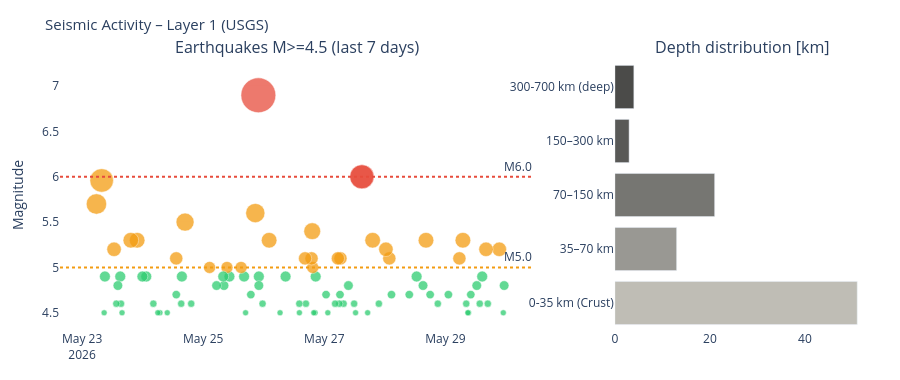

Notebook cell for this chart:
### Markdown cell above
---
## 4. Visualizations

### Code cell
# ============================================================
# SEISMICS – Magnitude time series + depth distribution
# ============================================================

if df_seis is not None:
    fig = make_subplots(
        rows=1, cols=2,
        subplot_titles=['Earthquakes M>=4.5 (last 7 days)', 'Depth distribution [km]'],
        column_widths=[0.65, 0.35]
    )

    # Color scale by magnitude
    mag_colors = ['#2ecc71' if m < 5 else '#f39c12' if m < 6 else '#e74c3c'
                  for m in df_seis['mag']]
    sizes = [max(6, (m - 4) * 12) for m in df_seis['mag']]

    fig.add_trace(go.Scatter(
        x=df_seis['time'], y=df_seis['mag'],
        mode='markers',
        marker=dict(color=mag_colors, size=sizes, opacity=0.75,
                    line=dict(color='white', width=0.5)),
        text=df_seis['place'],
        hovertemplate='%{text}<br>M%{y:.1f}<br>%{x}<extra></extra>',
        name='Earthquakes'
    ), row=1, col=1)

    fig.add_hline(y=6.0, line_dash='dot', line_color='#e74c3c',
                  annotation_text='M6.0', row=1, col=1)
    fig.add_hline(y=5.0, line_dash='dot', line_color='#f39c12',
                  annotation_text='M5.0', row=1, col=1)

    # Depth distribution
    depth_bins = pd.cut(df_seis['depth'],
                        bins=[0, 35, 70, 150, 300, 700],
                        labels=['0-35 km\n(Crust)', '35–70 km',
                                '70–150 km', '150–300 km', '300-700 km\n(deep)'])
    depth_counts = depth_bins.value_counts().sort_index()
    depth_colors = ['#B4B2A9', '#888780', '#5F5E5A', '#3d3d3a', '#2C2C2A']

    fig.add_trace(go.Bar(
        x=depth_counts.values,
        y=depth_counts.index.astype(str),
        orientation='h',
        marker_color=depth_colors[:len(depth_counts)],
        opacity=0.85,
        name='Depth'
    ), row=1, col=2)

    fig.update_layout(
        title=dict(text='Seismic Activity – Layer 1 (USGS)', font=dict(size=15)),
        height=380, showlegend=False,
        plot_bgcolor='rgba(0,0,0,0)', paper_bgcolor='rgba(0,0,0,0)',
        margin=dict(l=60, r=30, t=60, b=50)
    )
    fig.update_yaxes(title_text='Magnitude', row=1, col=1)
    fig.show()
else:
    print('Seismic data unavailable.')

### Figure 1 — Plotly figure (JSON) as saved in the notebook; plotly's stock layout.template omitted (floating-point values rounded to 4 significant figures)
{"data": [{"hovertemplate": "%{text}<br>M%{y:.1f}<br>%{x}<extra></extra>", "marker": {"color": ["#2ecc71", "#2ecc71", "#f39c12", "#2ecc71", "#f39c12", "#2ecc71", "#2ecc71", "#2ecc71", "#2ecc71", "#2ecc71", "#2ecc71", "#2ecc71", "#f39c12", "#f39c12", "#2ecc71", "#2ecc71", "#2ecc71", "#f39c12", "#2ecc71", "#2ecc71", "#2ecc71", "#2ecc71", "#f39c12", "#f39c12", "#2ecc71", "#f39c12", "#2ecc71", "#e74c3c", "#e74c3c", "#2ecc71", "#2ecc71", "#2ecc71", "#2ecc71", "#f39c12", "#2ecc71", "#2ecc71", "#f39c12", "#2ecc71", "#2ecc71", "#2ecc71", "#2ecc71", "#2ecc71", "#2ecc71", "#f39c12", "#f39c12", "#f39c12", "#2ecc71", "#f39c12", "#2ecc71", "#2ecc71", "#2ecc71", "#2ecc71", "#f39c12", "#2ecc71", "#2ecc71", "#2ecc71", "#e74c3c", "#f39c12", "#2ecc71", "#2ecc71", "#2ecc71", "#f39c12", "#2ecc71", "#f39c12", "#2ecc71", "#2ecc71", "#2ecc71", "#f39c12", "#2ecc71", "#f39c12", "#2ecc71", "#2ecc71", "#2ecc71", "#f39c12", "#2ecc71", "#2ecc71", "#2ecc71", "#2ecc71", "#2ecc71", "#2ecc71", "#f39c12", "#f39c12", "#2ecc71", "#2ecc71", "#2ecc71", "#2ecc71", "#2ecc71", "#f39c12", "#2ecc71", "#2ecc71", "#f39c12", "#f39c12"], "line": {"color": "white", "width": 0.5}, "opacity": 0.75, "size": [9.6, 6, 14.4, 7.2, 14.4, 10.8, 7.2, 9.6, 8.4, 6, 6, 7.2, 15.6, 13.2, 8.4, 7.2, 8.4, 15.6, 9.6, 10.8, 8.4, 8.4, 13.2, 14.4, 7.2, 15.6, 6, 24.0, 24.0, 6, 7.2, 9.6, 7.2, 13.2, 8.4, 7.2, 13.2, 7.2, 6, 8.4, 10.8, 6, 6, 12.0, 16.8, 13.2, 7.2, 13.2, 6, 7.2, 10.8, 6, 15.6, 7.2, 10.8, 9.6, 34.8, 19.2, 8.4, 6, 10.8, 12.0, 10.8, 12.0, 9.6, 10.8, 9.6, 12.0, 7.2, 18.0, 10.8, 7.2, 8.4, 13.2, 6, 6, 6, 7.2, 10.8, 10.8, 15.6, 15.6, 6, 7.2, 10.8, 9.6, 7.2, 14.4, 10.8, 6, 23.52, 20.4]}, "mode": "markers", "name": "Earthquakes", "text": ["116 km SSE of Lorengau, Papua New Guinea", "46 km ESE of Witherlea, New Zealand", "central Mid-Atlantic Ridge", "south of the Fiji Islands", "250 km ESE of Severo-Kuril’sk, Russia", "56 km NNW of Kendari, Indonesia", "101 km E of Shikotan, Russia", "13 km NNE of Palpacachi, Peru", "122 km ESE of Bitung, Indonesia", "70 km ENE of San Fernando, Peru", "108 km NNW of Bukittinggi, Indonesia", "24 km NNW of Kazarman, Kyrgyzstan", "106 km SW of Turpan, China", "86 km S of Pacocha, Peru", "73 km SE of Sinabang, Indonesia", "31 km S of Cilacap, Indonesia", "154 km SW of Merizo Village, Guam", "Revilla Gigedo Islands region", "South Sandwich Islands region", "133 km SW of Tual, Indonesia", "124 km WSW of Isangel, Vanuatu", "242 km NNW of Qamdo, China", "68 km SSE of Soe, Indonesia", "49 km ESE of Adak, Alaska", "South Sandwich Islands region", "280 km WNW of Neiafu, Tonga", "49 km NW of Tamarindo, Costa Rica", "western Indian-Antarctic Ridge", "western Indian-Antarctic Ridge", "38 km W of Ollagüe, Chile", "Izu Islands, Japan region", "58 km N of Finschhafen, Papua New Guinea", "84 km SSE of Hiroo, Japan", "131 km SE of Bitung, Indonesia", "199 km E of Ozernovskiy, Russia", "Rat Islands, Aleutian Islands, Alaska", "26 km NE of Calama, Chile", "66 km W of Ovalle, Chile", "Fiji region", "98 km SSW of Calama, Chile", "212 km ENE of Levuka, Fiji", "31 km SE of Ōfunato, Japan", "59 km SW of Langsa, Indonesia", "152 km SSW of Hihifo, Tonga", "180 km NE of Neiafu, Tonga", "Owen Fracture Zone region", "59 km E of Huara, Chile", "Pacific-Antarctic Ridge", "46 km ENE of Mawlaik, Burma (Myanmar)", "12 km NE of Malakwal City, Pakistan", "66 km SW of Gambiran Satu, Indonesia", "15 km SSE of Ekibastuz, Kazakhstan", "Kermadec Islands region", "75 km ENE of Petropavlovsk-Kamchatsky, Russia", "177 km WSW of Nabire, Indonesia", "10 km E of Calama, Chile", "29 km ENE of Calama, Chile", "113 km ESE of Bitung, Indonesia", "69 km NW of Port-Vila, Vanuatu", "100 km NE of Manokwari, Indonesia", "South Sandwich Islands region", "104 km ESE of Kokopo, Papua New Guinea", "224 km NE of Lospalos, Timor Leste", "south of Africa", "50 km ENE of Noda, Japan", "80 km SSE of Soe, Indonesia", "175 km SW of Nikolski, Alaska", "54 km E of Santa Maria, Philippines", "southeast Indian Ridge", "10 km ENE of Cortes, Philippines", "111 km ESE of Bitung, Indonesia", "35 km ESE of Inarajan Village, Guam", "250 km SW of Houma, Tonga", "33 km ENE of La Paz, Philippines", "162 km SW of Nikolski, Alaska", "64 km E of Nemuro, Japan", "Banda Sea", "64 km WNW of Corral, Chile", "22 km SSE of Saimbeyli, Turkey", "141 km SSW of Gataivai, Samoa", "168 km SW of Nikolski, Alaska", "southeast of Easter Island", "Fiji region", "106 km ESE of Hicks Bay, New Zealand", "64 km SSE of Isangel, Vanuatu", "73 km WSW of Tobelo, Indonesia", "33 km WNW of Fry, Greece", "100 km SSE of Bengkulu, Indonesia", "70 km SW of Nikolski, Alaska", "73 km ESE of Sucúa, Ecuador", "13 km S of Honaunau-Napoopoo, Hawaii", "southeast Indian Ridge"], "type": "scatter", "x": ["2026-05-29T23:17:03.497", "2026-05-29T22:56:30.843", "2026-05-29T21:21:44.016", "2026-05-29T16:47:49.386", "2026-05-29T16:05:58.630", "2026-05-29T14:34:43.967", "2026-05-29T13:37:13.312", "2026-05-29T12:25:53.648", "2026-05-29T10:04:04.832", "2026-05-29T09:08:47.514", "2026-05-29T08:54:14.809", "2026-05-29T08:15:11.417", "2026-05-29T06:55:52.924", "2026-05-29T05:32:39.548", "2026-05-29T01:10:59.180", "2026-05-28T20:59:11.905", "2026-05-28T17:57:19.445", "2026-05-28T16:18:09.965", "2026-05-28T15:07:48.099", "2026-05-28T12:35:40.163", "2026-05-28T09:41:10.963", "2026-05-28T02:37:50.460", "2026-05-28T01:46:18.726", "2026-05-28T00:25:21.947", "2026-05-27T21:37:38.918", "2026-05-27T19:09:53.651", "2026-05-27T17:10:24.351", "2026-05-27T15:01:11.567", "2026-05-27T14:51:04.419", "2026-05-27T12:23:38.505", "2026-05-27T11:49:28.286", "2026-05-27T09:33:34.993", "2026-05-27T07:38:53.830", "2026-05-27T06:24:16.451", "2026-05-27T06:13:09.563", "2026-05-27T05:57:11.165", "2026-05-27T05:23:30.376", "2026-05-27T04:17:23.496", "2026-05-27T01:23:41.773", "2026-05-27T00:41:51.514", "2026-05-26T20:35:10.456", "2026-05-26T20:21:01.985", "2026-05-26T19:49:07.929", "2026-05-26T19:25:11.739", "2026-05-26T19:12:31.037", "2026-05-26T18:56:36.969", "2026-05-26T16:42:41.637", "2026-05-26T16:22:50.365", "2026-05-26T14:07:51.354", "2026-05-26T14:05:54.556", "2026-05-26T08:39:11.658", "2026-05-26T06:27:45.435", "2026-05-26T02:08:03.420", "2026-05-25T23:31:55.698", "2026-05-25T22:03:41.946", "2026-05-25T22:03:22.702", "2026-05-25T21:52:20.043", "2026-05-25T20:39:20.664", "2026-05-25T18:53:07.146", "2026-05-25T16:48:12.996", "2026-05-25T16:12:57.904", "2026-05-25T15:00:31.611", "2026-05-25T10:23:56.038", "2026-05-25T09:25:39.358", "2026-05-25T08:14:48.144", "2026-05-25T07:57:06.214", "2026-05-25T05:18:12.564", "2026-05-25T02:32:38.428", "2026-05-24T19:15:08.081", "2026-05-24T16:48:41.017", "2026-05-24T15:33:13.667", "2026-05-24T15:17:19.687", "2026-05-24T13:19:59.872", "2026-05-24T13:19:05.760", "2026-05-24T09:45:22.415", "2026-05-24T06:51:36.264", "2026-05-24T06:01:24.159", "2026-05-24T04:14:55.904", "2026-05-24T01:26:53.012", "2026-05-23T23:54:28.139", "2026-05-23T21:49:16.864", "2026-05-23T19:19:06.642", "2026-05-23T15:50:15.072", "2026-05-23T15:25:37.208", "2026-05-23T15:07:59.419", "2026-05-23T14:11:16.177", "2026-05-23T13:34:13.720", "2026-05-23T12:40:25.493", "2026-05-23T09:03:09.674", "2026-05-23T08:44:52.286", "2026-05-23T07:46:01.480", "2026-05-23T05:41:34.889"], "xaxis": "x", "y": [4.8, 4.5, 5.2, 4.6, 5.2, 4.9, 4.6, 4.8, 4.7, 4.5, 4.5, 4.6, 5.3, 5.1, 4.7, 4.6, 4.7, 5.3, 4.8, 4.9, 4.7, 4.7, 5.1, 5.2, 4.6, 5.3, 4.5, 6.0, 6.0, 4.5, 4.6, 4.8, 4.6, 5.1, 4.7, 4.6, 5.1, 4.6, 4.5, 4.7, 4.9, 4.5, 4.5, 5.0, 5.4, 5.1, 4.6, 5.1, 4.5, 4.6, 4.9, 4.5, 5.3, 4.6, 4.9, 4.8, 6.9, 5.6, 4.7, 4.5, 4.9, 5.0, 4.9, 5.0, 4.8, 4.9, 4.8, 5.0, 4.6, 5.5, 4.9, 4.6, 4.7, 5.1, 4.5, 4.5, 4.5, 4.6, 4.9, 4.9, 5.3, 5.3, 4.5, 4.6, 4.9, 4.8, 4.6, 5.2, 4.9, 4.5, 5.96, 5.7], "yaxis": "y"}, {"marker": {"color": ["#B4B2A9", "#888780", "#5F5E5A", "#3d3d3a", "#2C2C2A"]}, "name": "Depth", "opacity": 0.85, "orientation": "h", "type": "bar", "x": [51, 13, 21, 3, 4], "xaxis": "x2", "y": ["0-35 km\n(Crust)", "35–70 km", "70–150 km", "150–300 km", "300-700 km\n(deep)"], "yaxis": "y2"}], "layout": {"annotations": [{"font": {"size": 16}, "showarrow": false, "text": "Earthquakes M>=4.5 (last 7 days)", "x": 0.2925, "xanchor": "center", "xref": "paper", "y": 1.0, "yanchor": "bottom", "yref": "paper"}, {"font": {"size": 16}, "showarrow": false, "text": "Depth distribution [km]", "x": 0.8425, "xanchor": "center", "xref": "paper", "y": 1.0, "yanchor": "bottom", "yref": "paper"}, {"showarrow": false, "text": "M6.0", "x": 1, "xanchor": "right", "xref": "x domain", "y": 6.0, "yanchor": "bottom", "yref": "y"}, {"showarrow": false, "text": "M5.0", "x": 1, "xanchor": "right", "xref": "x domain", "y": 5.0, "yanchor": "bottom", "yref": "y"}], "height": 380, "margin": {"b": 50, "l": 60, "r": 30, "t": 60}, "paper_bgcolor": "rgba(0,0,0,0)", "plot_bgcolor": "rgba(0,0,0,0)", "shapes": [{"line": {"color": "#e74c3c", "dash": "dot"}, "type": "line", "x0": 0, "x1": 1, "xref": "x domain", "y0": 6.0, "y1": 6.0, "yref": "y"}, {"line": {"color": "#f39c12", "dash": "dot"}, "type": "line", "x0": 0, "x1": 1, "xref": "x domain", "y0": 5.0, "y1": 5.0, "yref": "y"}], "showlegend": false, "title": {"font": {"size": 15}, "text": "Seismic Activity – Layer 1 (USGS)"}, "xaxis": {"anchor": "y", "domain": [0.0, 0.585]}, "xaxis2": {"anchor": "y2", "domain": [0.685, 1.0]}, "yaxis": {"anchor": "x", "domain": [0.0, 1.0], "title": {"text": "Magnitude"}}, "yaxis2": {"anchor": "x2", "domain": [0.0, 1.0]}}}
